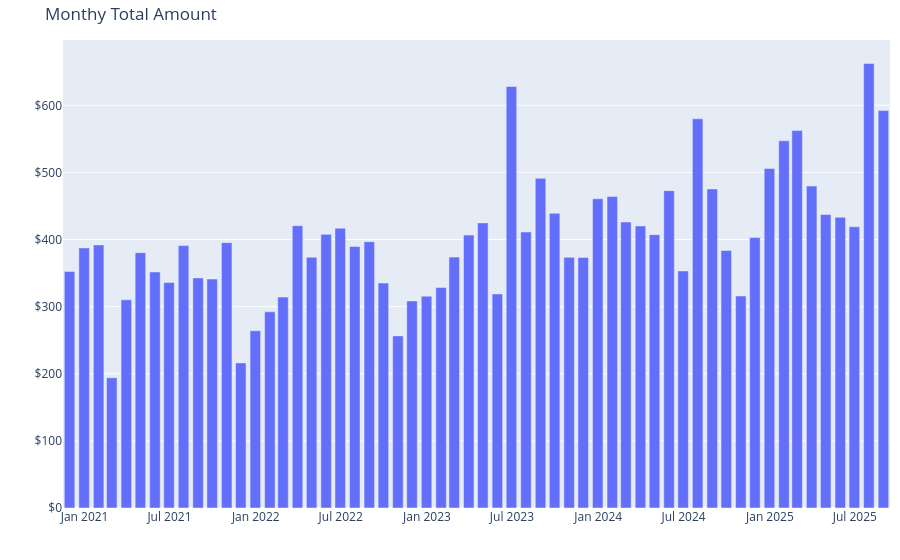

The notebook cell this image was saved under:
### Markdown cell above
<hr>

### Code cell
import warnings

# uppress specific FutureWarning
warnings.filterwarnings("ignore", category=FutureWarning)

# plot
fig = px.bar(
    monthly_amount,
    x="Date",
    y="Amount",
    title="Monthy Total Amount",
    labels={"Date": "Month and Year", "Amount": "Amount ($)"},
)

# format y-axis to show currency
fig.update_traces(hovertemplate="Month and Year: %{x}<br>Amount: $%{y:.2f}")

# format for mobile
fig.update_layout(
    xaxis=dict(title=""),
    yaxis=dict(
        title="",
        tickprefix="$",
    ),
    margin=dict(
        t=40,
        b=30,
        l=10,
        r=10,
    ),
    legend=dict(
        orientation="h",
        x=0.5,
        xanchor="center",
        y=-0.2,
    ),
)

fig.show()

### Figure 1 — Plotly figure (JSON) as saved in the notebook; plotly's stock layout.template omitted (floating-point values rounded to 4 significant figures)
{"data": [{"alignmentgroup": "True", "hovertemplate": "Month and Year: %{x}<br>Amount: $%{y:.2f}", "legendgroup": "", "marker": {"color": "#636efa", "pattern": {"shape": ""}}, "name": "", "offsetgroup": "", "orientation": "v", "showlegend": false, "textposition": "auto", "type": "bar", "x": ["2020-11-30T00:00:00", "2020-12-31T00:00:00", "2021-01-31T00:00:00", "2021-02-28T00:00:00", "2021-03-31T00:00:00", "2021-04-30T00:00:00", "2021-05-31T00:00:00", "2021-06-30T00:00:00", "2021-07-31T00:00:00", "2021-08-31T00:00:00", "2021-09-30T00:00:00", "2021-10-31T00:00:00", "2021-11-30T00:00:00", "2021-12-31T00:00:00", "2022-01-31T00:00:00", "2022-02-28T00:00:00", "2022-03-31T00:00:00", "2022-04-30T00:00:00", "2022-05-31T00:00:00", "2022-06-30T00:00:00", "2022-07-31T00:00:00", "2022-08-31T00:00:00", "2022-09-30T00:00:00", "2022-10-31T00:00:00", "2022-11-30T00:00:00", "2022-12-31T00:00:00", "2023-01-31T00:00:00", "2023-02-28T00:00:00", "2023-03-31T00:00:00", "2023-04-30T00:00:00", "2023-05-31T00:00:00", "2023-06-30T00:00:00", "2023-07-31T00:00:00", "2023-08-31T00:00:00", "2023-09-30T00:00:00", "2023-10-31T00:00:00", "2023-11-30T00:00:00", "2023-12-31T00:00:00", "2024-01-31T00:00:00", "2024-02-29T00:00:00", "2024-03-31T00:00:00", "2024-04-30T00:00:00", "2024-05-31T00:00:00", "2024-06-30T00:00:00", "2024-07-31T00:00:00", "2024-08-31T00:00:00", "2024-09-30T00:00:00", "2024-10-31T00:00:00", "2024-11-30T00:00:00", "2024-12-31T00:00:00", "2025-01-31T00:00:00", "2025-02-28T00:00:00", "2025-03-31T00:00:00", "2025-04-30T00:00:00", "2025-05-31T00:00:00", "2025-06-30T00:00:00", "2025-07-31T00:00:00", "2025-08-31T00:00:00"], "xaxis": "x", "y": [352.3, 387.5, 392, 194, 310.2, 380.5, 351.7, 335.9, 390.9, 342.8, 341.2, 395.4, 216.2, 264.0, 292.2, 314.3, 420.7, 373.7, 407.7, 417.0, 389.7, 396.8, 335.2, 256.5, 308.5, 315.6, 328.5, 373.9, 406.6, 424.8, 318.9, 628.1, 411.2, 491.2, 439.1, 373.5, 373.3, 460.8, 464.3, 426.2, 420.2, 407.3, 472.9, 353.2, 579.9, 475.4, 383.7, 315.9, 403.1, 505.8, 547.2, 562.4, 479.7, 437.3, 433.3, 419.1, 662.5, 592.1], "yaxis": "y"}], "layout": {"barmode": "relative", "legend": {"orientation": "h", "tracegroupgap": 0, "x": 0.5, "xanchor": "center", "y": -0.2}, "margin": {"b": 30, "l": 10, "r": 10, "t": 40}, "title": {"text": "Monthy Total Amount"}, "xaxis": {"anchor": "y", "domain": [0, 1], "title": {"text": ""}}, "yaxis": {"anchor": "x", "domain": [0, 1], "tickprefix": "$", "title": {"text": ""}}}}
